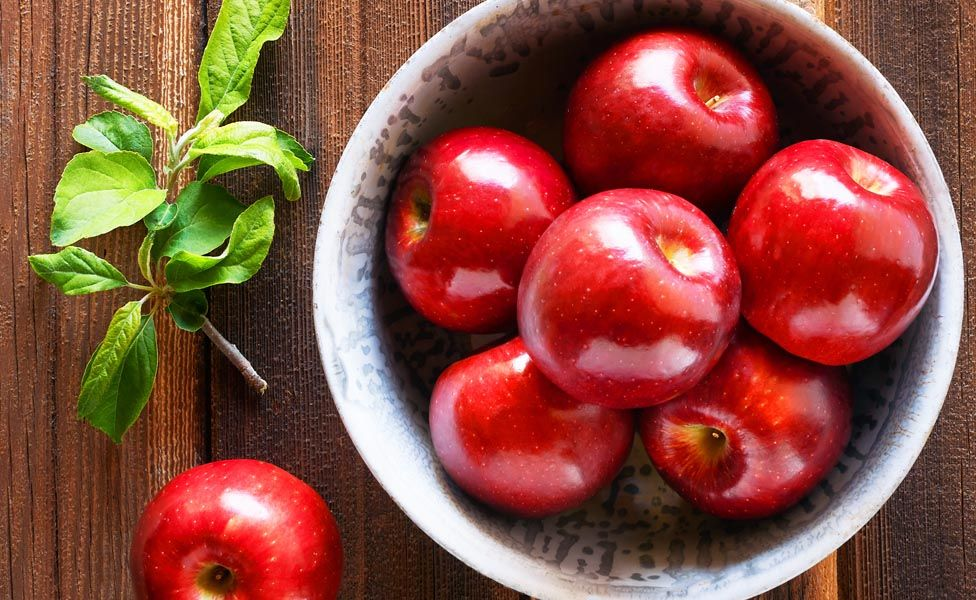
#> input picture elma.jpg, 976 x 600 px, found by its file name
$ python Gama_donusumu.py
#> lines starting #> are read from the running program, lines starting #| are printed output that depends on the picture; after the words box and inside, x2 and y2 are one past the last pixel; in counts of white or black regions, pixels touching at a corner belong together
import cv2
import numpy as np


def gammaCorrection(src, gamma):
    invGamma = 1 / gamma

    table = [((i / 255) ** invGamma) * 255 for i in range(256)]
    table = np.array(table, np.uint8)

    return cv2.LUT(src, table)


img = cv2.imread("C:/Users/Casper/Desktop/elma.jpg")
#> img is the input picture: shape (600, 976, 3); mean B, G, R 64, 77.6, 138.2
gammaImg = gammaCorrection(img, 4.4)
#> in gammaCorrection, `return cv2.LUT(src, table)`:
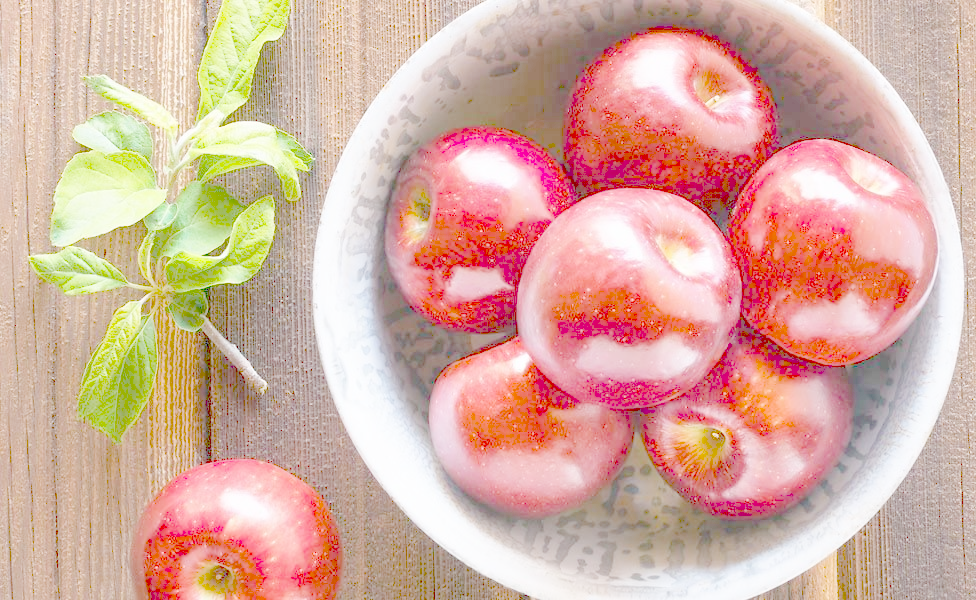
#> returned value: shape (600, 976, 3); mean of channels 0, 1, 2 161, 174.4, 214.9; drawn as B, G, R

gammaImg = cv2.putText(gammaImg, 'Gama Donusumu = 4.4 ', (30,30) , cv2.FONT_HERSHEY_SIMPLEX,
                   0.6, (255, 0, 0) , 2, cv2.LINE_AA)
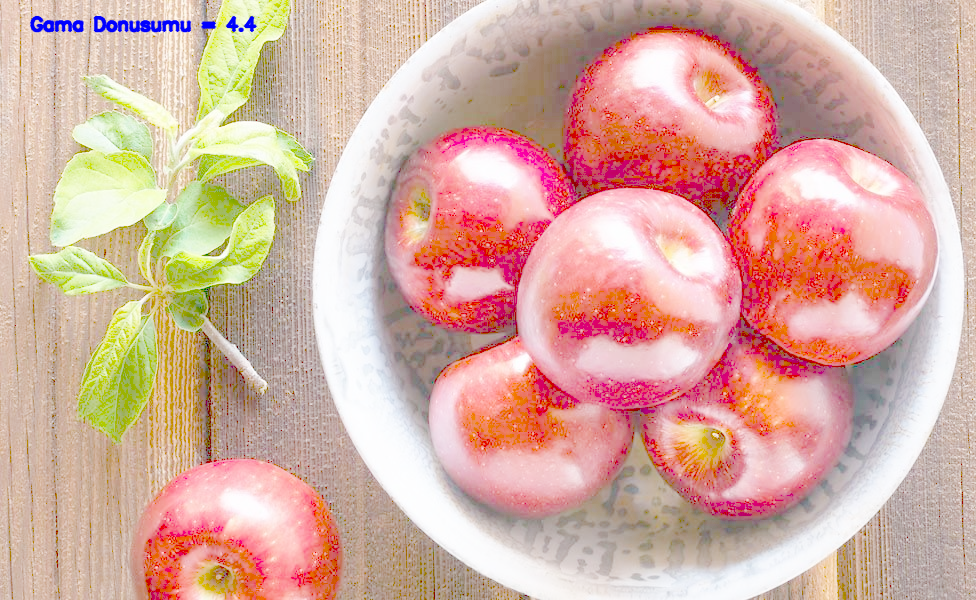
#> gammaImg: shape (600, 976, 3); 0.39% of pixels changed, all inside (x1, y1, x2, y2) = (29, 15, 258, 33)

cv2.imshow('Original image', img)
cv2.imshow('Gamma corrected image', gammaImg)
cv2.waitKey(0)
cv2.destroyAllWindows()

$ run again, with apple.jpeg copied over elma.jpg
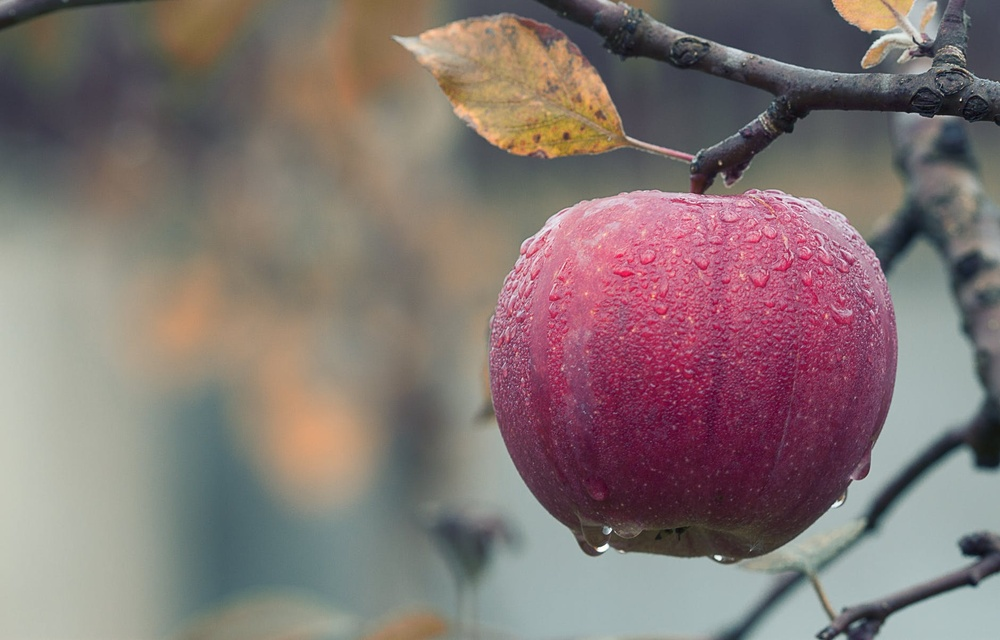
#> input picture apple.jpeg, 1000 x 640 px, shrunk from 1880 x 1204 before the run, found by its file name
#> img is the input picture: shape (640, 1000, 3); mean B, G, R 115.3, 117.1, 131.6
#> in gammaCorrection, `return cv2.LUT(src, table)`:
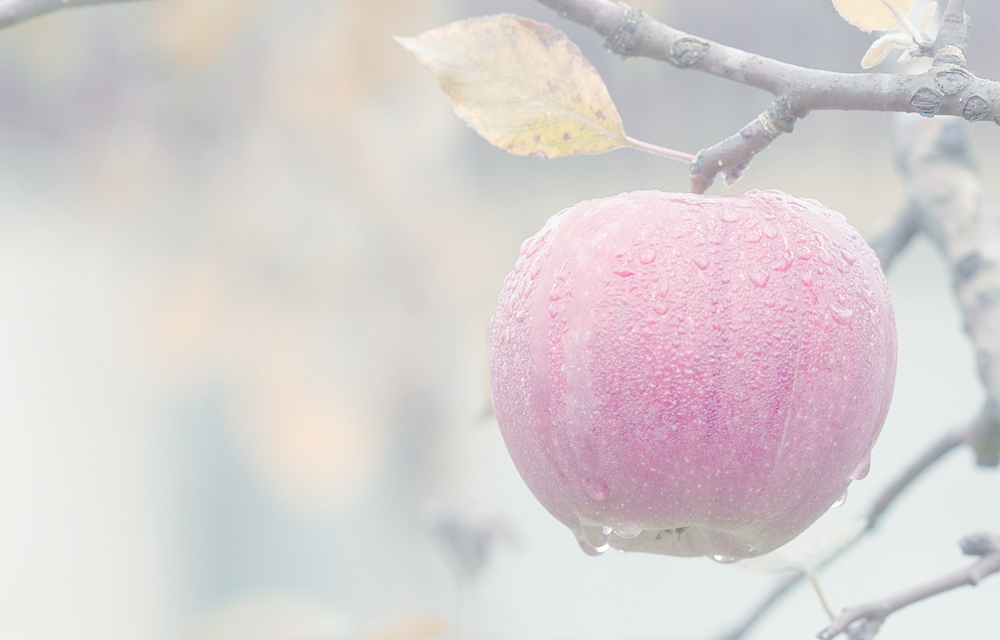
#> returned value: shape (640, 1000, 3); mean of channels 0, 1, 2 210, 209.3, 216.3; drawn as B, G, R
#> `gammaImg = cv2.putText(gammaImg, 'Gama Donusumu = 4.4 ', (30,30) , cv2..`:
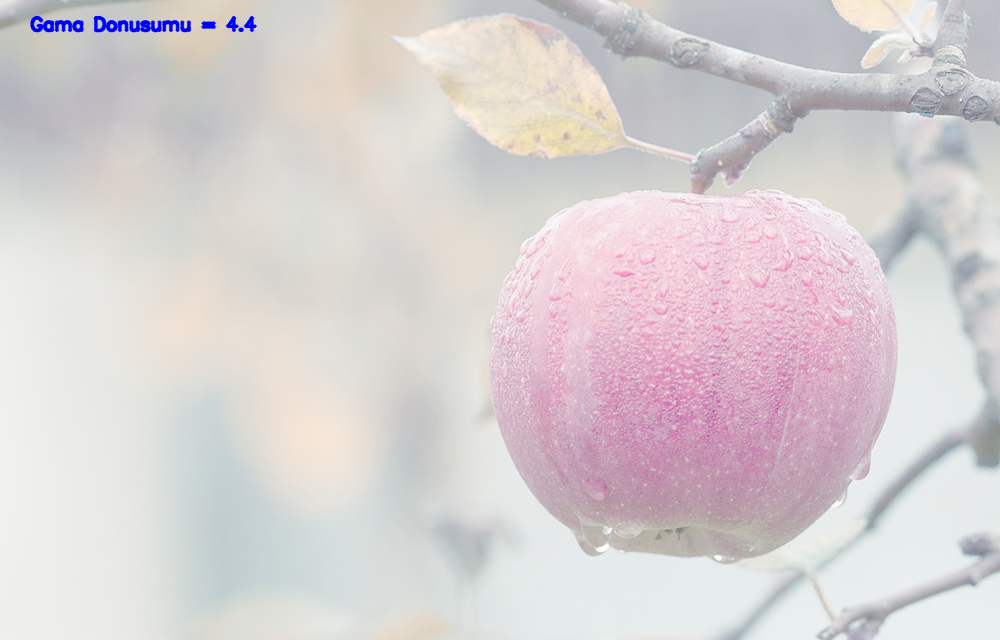
#> gammaImg: shape (640, 1000, 3); 0.36% of pixels changed, all inside (x1, y1, x2, y2) = (29, 15, 258, 33)
